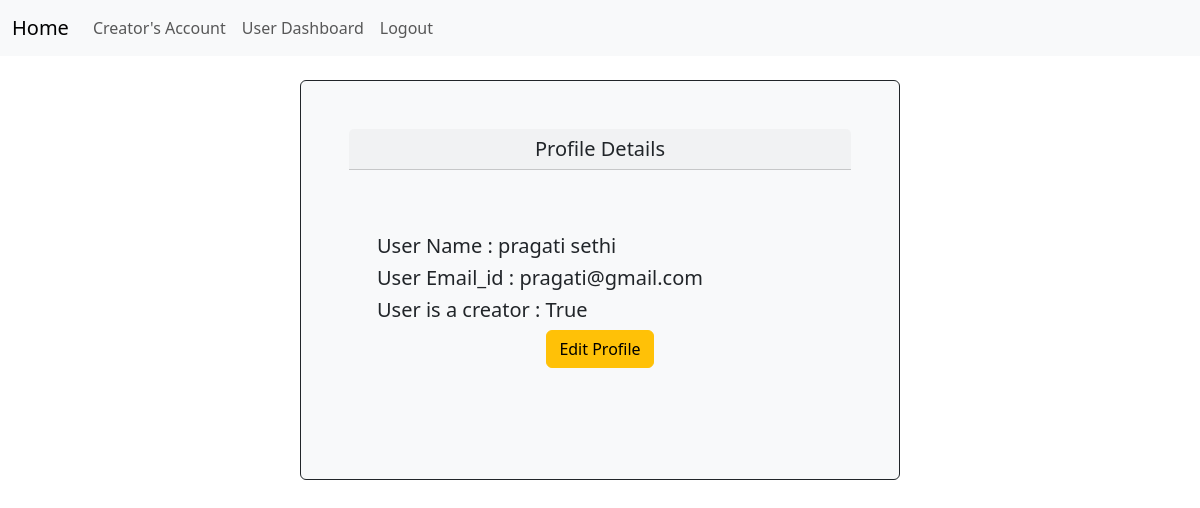
The app's page /profile (signed in) with its own data.
### application/data/models.py (models this page shows, shortened)
class User(db.Model , UserMixin):
    __tablename__ = 'user'
    id = db.Column(db.Integer(), primary_key=True, autoincrement=True)
    name = db.Column(db.String() , nullable=False)
    password = db.Column(db.String() , nullable=False)
    email_id = db.Column(db.String() , nullable=False)
    date_created = db.Column(db.DateTime(timezone=True) , default=func.now())
    iscreator = db.Column(db.Boolean(), default=False)
    isadmin = db.Column(db.Boolean(), default=False)
    roles = db.Column(db.String(), default="user")
    songs=db.relationship("Songs",backref="user")
    is_blacklist = db.Column(db.Integer(),default=0)
    user_playlist=db.relationship("Playlist" ,backref="user")
    user_album = db.relationship("Album",backref = "user")
    songs_rating = db.relationship("SongRatings" , backref="user")
    active = db.Column(db.Boolean(), default=True)
    fs_uniquifier = db.Column(db.String(255), unique=True, nullable=False)
    roles = db.relationship('Role', secondary=UserRoles,
                            backref=db.backref('users', lazy='dynamic'))

### application/routes.py (the view)
@app.route("/profile" , methods=['GET', 'POST'])
def profile():
    form = RegistrationForm(submit_name='Update')
    user = User.query.filter_by(id=current_user.id).first()
    update_profile = request.args.get('update_profile')
    if str(update_profile).lower() == 'true':
        return render_template('profile.html' , update_profile=True ,user=user ,form=form)
    if request.method=='POST' and form.validate_on_submit:
        user.name = form.name.data
        user.email_id = form.email_id.data
        db.session.commit()
        flash('Your Profile is updated!' , 'success')
        return redirect(url_for("profile"))
    return render_template('profile.html' , update_profile=False , user=user)

### app.py (called while the page is built)
@app.after_request
def add_cors_headers(response):
    response.headers['Access-Control-Allow-Origin'] = 'http://localhost:5000'
    response.headers['Access-Control-Allow-Headers'] = 'Content-Type, Authorization'
    response.headers['Access-Control-Allow-Methods'] = 'GET, PUT, POST, DELETE, OPTIONS'
    return response

@app.after_request
def after_request(response):
    response = add_cors_headers(response)
    return response

### application/routes.py (called while the page is built)
@login_manager.user_loader
def load_user(id):
    return User.query.get(int(id))

### templates/profile.html (shortened to what this page needs)
<!DOCTYPE html>
<html lang="en">
<head>
    <link href="https://cdn.jsdelivr.net/npm/bootstrap@5.3.2/dist/css/bootstrap.min.css" rel="stylesheet">
  </head>
<body>
  <nav class="navbar navbar-expand-lg bg-body-tertiary">
    <div class="container-fluid">
      <a class="navbar-brand" href="/">Home</a>
      <div class="collapse navbar-collapse" id="navbarSupportedContent">
        <ul class="navbar-nav me-auto mb-2 mb-lg-0">
          <li class="nav-item">
            <a class="nav-link" href="/creator_dashboard">Creator's Account</a>
          </li>
          <li class="nav-item">
            <a class="nav-link" href="/user_dashboard">User Dashboard</a>
          </li>
          <li class="nav-item">
            <a class="nav-link" href="/logout">Logout</a>
          </li>
        </ul>
      </div>
    </div>
  </nav><br>
{%if update_profile==True%}
<div class="center-container">
<form method="POST" action="/profile" style="width:800px">
  {{ form.hidden_tag() }}
  <fieldset class ="form-group ">
  <h2><legend class="border-bottom mb-4"> <strong>Edit Profile</strong> </legend></h2>
  <div class="form-group">
      {{ form.name.label(class="form-control-label") }}
      {{ form.name(class="form-control forrm-control-lg",id='name', value=user.name)}}
  </div><br>
  <div class="form-group">
      {{ form.email_id.label(class="form-control-label") }}
      {{ form.email_id(class="form-control forrm-control-lg",id='email_id',value=user.email_id )}}
  </div><br>
  <!-- <div class="form-group">
      {{ form.password.label(class="form-control-label") }}
      {{ form.password(class="form-control forrm-control-lg",id='password' )}}
  </div><br>  -->
  </fieldset>
<div class="form-group">
  {{ form.submit(class="btn btn-outline-info") }}
</div>
</form>
</div>
{%else%}
<div class="center-container">
  <div class="card center-container p-5 text-dark bg-light border-dark mb-3 " style="width:600px;height:400px;">
    <h5 class="card-header center-container">Profile Details</h5>
    <div class="card-body">
        <div class="container mt-5">
          <h5> User Name :  {{user.name}}</h5>
          <h5> User Email_id : {{user.email_id}}</h5>
          <h5> User is a creator : {{user.iscreator}}</h5>
          <div class="center-container"><a href="/profile?update_profile=True"><button class="btn btn-warning"  onclick="return confirm('Are you sure you want to Edit the Profile')">Edit Profile</button></a></div>
          </div>
    </div>
  </div>
</div>
{%endif%}
</body>
</html>

### templates/profile.html (style rules this page uses)
.center-container { display: flex; justify-content: center; }
.card-body { display: flex; overflow-x: auto; }

### records on screen
User: name "pragati sethi", email_id "pragati@gmail.com", iscreator "True"
